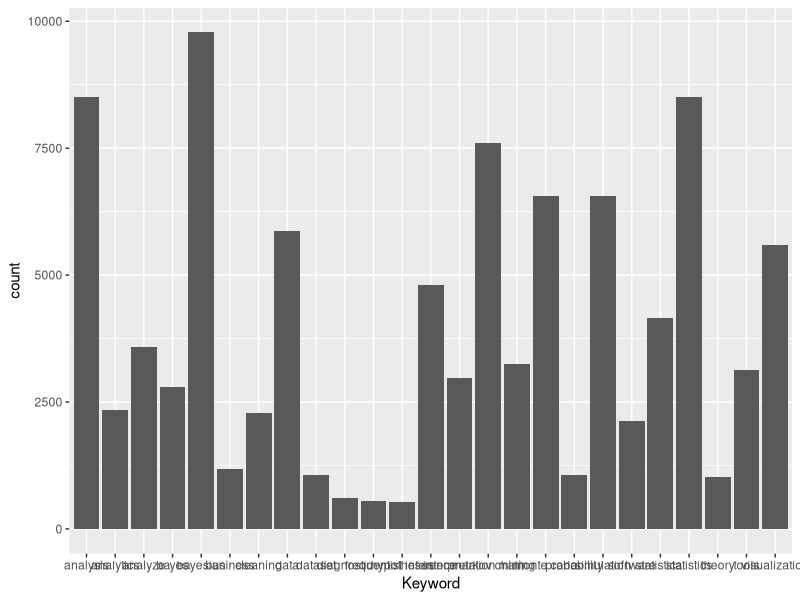
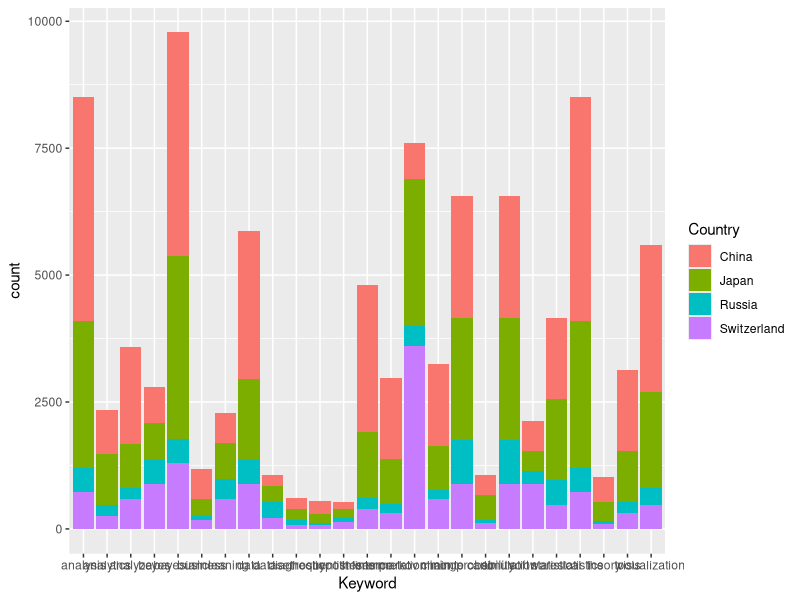
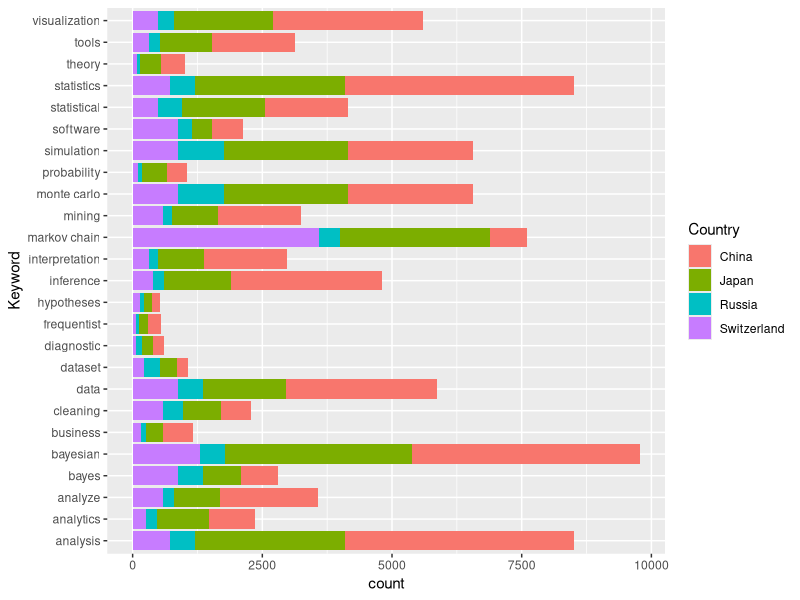
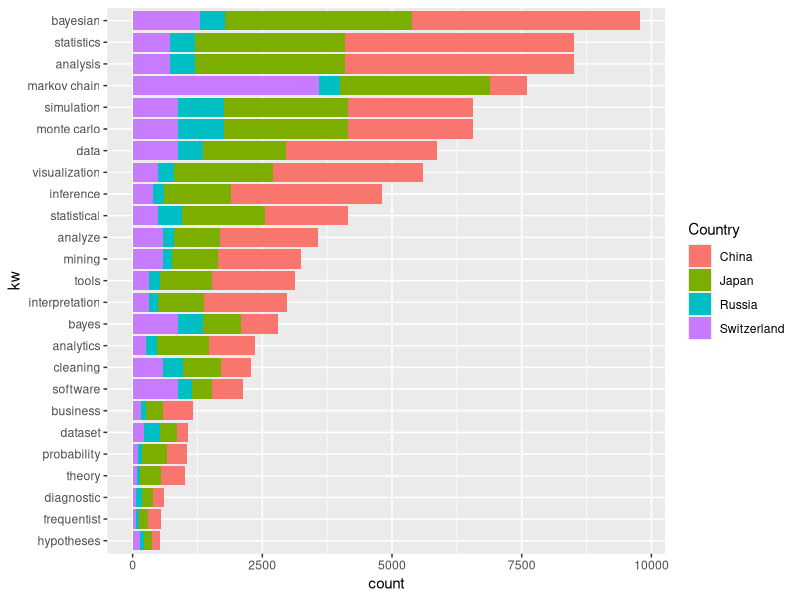
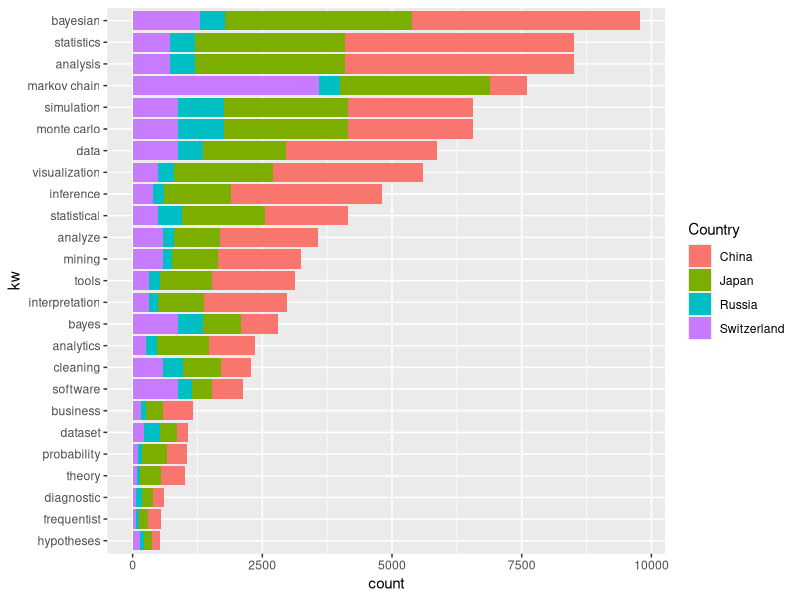
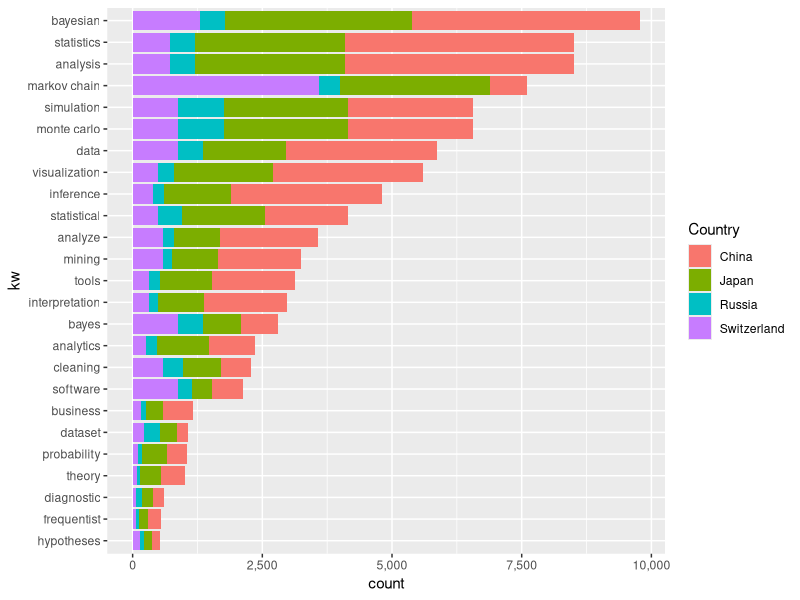

These figures' R source, in order:
# Here is the url link for the tutorial
# http://r-dir.com/blog/2013/07/data-visualization-with-ggplot.html

# We need to establish the working directory where the file is located within.
# set the working directory

setwd("C:/Users/Derek/Documents/RPackages/GG Plot Examples")
#-------------------------------------------------------

# Open up Library ggplot2 and scales (for commas)

library("ggplot2")
library("scales")

# Import the example dataset from ggplot-data.csv

data <- read.csv("ggplot-data.csv", header=TRUE, nrows=200)

# Show the first 10 records of the dataset

head(data, n=10)

# Here is the first example of a plot in ggplot2.
# This code declares the variable gg to hold the ggplot commands
# Also, this code is indicating that the X axis is related to the Keyword Column

gg <- ggplot(data, aes(x=Keyword))

# We still need to tell the chart what to put on the Y axis 
# and also the type of chart to use. The geom_bar refers to a standard bar chart.
# The weight refers to the column of data on the table that will be in the results.
# This case it is Traffic.

gg <- gg + geom_bar(aes(weight=Traffic))

# If we want to view the chart, we can use the gg command below.
gg

# Notice that the chart displayed with black columns 
# does not break out the different countries. This is fixed by adding the fill statement
# into the geom_bar command

gg <- gg + geom_bar(aes(weight=Traffic, fill=Country))
gg

# Now lets flip this graph on the axis.
gg <- gg + coord_flip()
gg

# In order to get the chart to display in a particular order (as an inverted waterfall
# with the most traffic at the top and the least traffic at the bottom) we must manipulate
# the data with the reorder() command.

data$kw <- reorder(data$Keyword, data$Traffic)

# We will call ggplot2 again and put the kw on the X Axis

gg <- ggplot(data, aes(x=kw))
gg <- gg + geom_bar(aes(weight=Traffic, fill=Country))
gg <- gg + coord_flip()
gg

# Now lets make it look pretty with some good labels

gg <- gg + labs(list(x="Keyword", y="Monthly Search Volume", title="Search Volume by Keyword"))
gg

# This will fix the axis and add commas to using the scales library.

gg <- gg + scale_y_continuous(labels=comma)
gg

